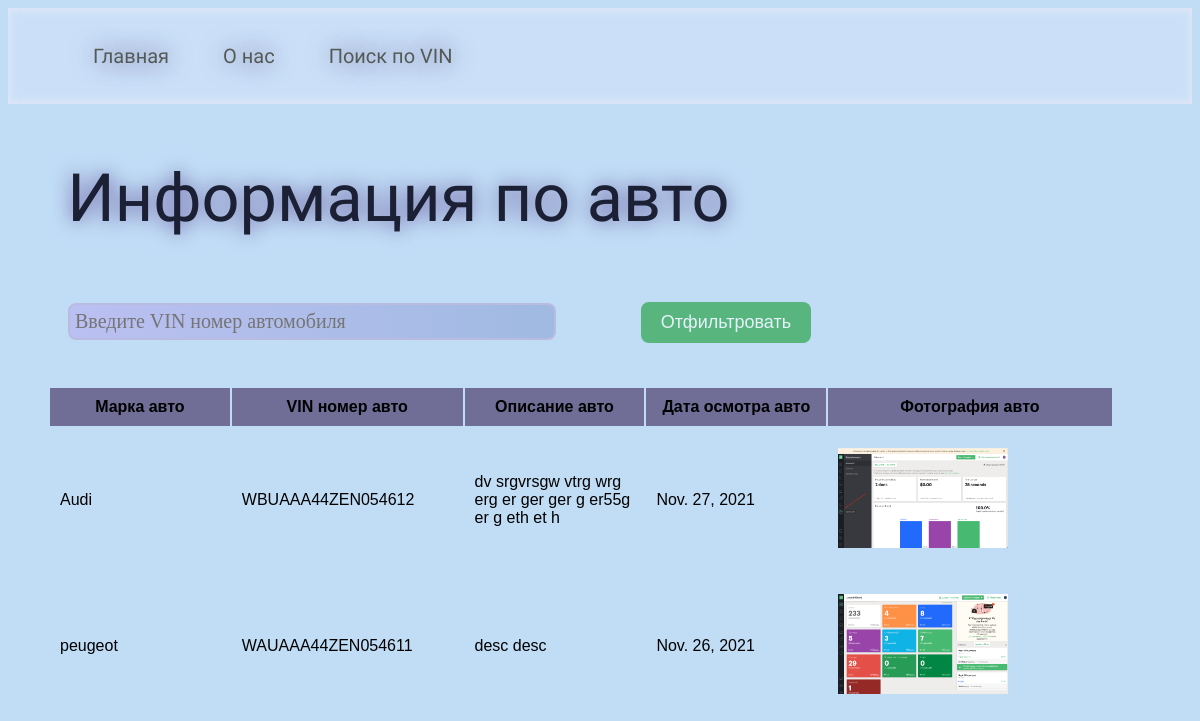
The page /view_car on the database its author committed.
### main/models.py (models this page shows, shortened)
class Avto(models.Model):
    manufacturer = models.CharField('Марка автомобиля', max_length=15)
    vin = models.CharField('Вин номер автомобиля', max_length=17, validators=[MinLengthValidator(17)], unique=True)
    description = models.TextField('Описание автомобиля', max_length=500, blank=True)
    date = models.DateField('Дата осмотра автомобиля', blank=False, null=False)
    image = models.ImageField('Фотография', upload_to='images', blank=True, default='images/1.png')

### main/views.py (the view)
# urls.py: path('view_car', views.view_car),
def view_car(request):
    vin = request.GET.get('vin')
    if vin:
        avto = Avto.objects.filter(vin__iexact=vin).order_by('-date')
    else:
        avto = Avto.objects.all().order_by('-date')
    return render(request, 'main/view_car.html', {'avto_data': avto})

### main/templates/main/view_car.html (shortened to what this page needs)
<!DOCTYPE html>
{% load static %}
<html lang="en">
<head>
    <link rel="stylesheet" href="{% static 'css/style.css' %}">
</head>
<body>
    <nav>
        <ul class="navigation">
            <li><a href="/">Главная</a></li>
            <li><a href="/about">О нас</a></li>
            <li><a href="/search_results">Поиск по VIN</a></li>
        </ul>
    </nav>
    <h2>Информация по авто</h2>
        <form method="GET">
        <input type="text" name="vin" placeholder="Введите VIN номер автомобиля" id="vin" maxlength="17"
               style="margin-left: 60px">
        <button type="submit" class="filter">Отфильтровать</button>
        </form>
        <br><br>
    {% if avto_data %}
    <table class="names">
        <tr>
            <th>Марка авто</th>
            <th width="20%">VIN номер авто</th>
            <th>Описание авто</th>
            <th>Дата осмотра авто</th>
            <th width="25%">Фотография авто</th>
        </tr>
        {% for el in avto_data %}
            <tr>
                <td>{{ el.manufacturer }}</td>
                <td>{{ el.vin }}</td>
                <td>{{ el.description }}</td>
                <td>{{ el.date }}</td>
                <td width="70%"><img src="{{ el.image.url }}" alt="img" width="170px" height="100px"/></td>
            </tr>
        {% endfor %}
    </table>
    {% else %}
        <h5>Записей нет...</h5>
    {% endif %}
</body>
</html>

### main/static/css/style.css (style rules this page uses)
h2 { align="right"; margin-left: 5% !important; color: #1B2035; margin-left: 30px; font-size: 50pt; font-family: 'Fira Sans Condensed', sans-serif; font-weight: normal; text-shadow: 0 0 20px #685A9F; }
a { text-decoration: none; }
li { list-style-type: none; }
input, textarea { padding: 5px; width: 40%; font-size: 20px; margin: 10px; outline: none; font-family: inherit; font-size: 100%; border-color: #B9BCE0; border-width: 2px; border-style: solid; border-radius: 8px; background-color: #DCFAE4; font-size: 20px; background-image: linear-gradient(to left, #A0BAE1, #BBC0F2); }
button { margin-left: 6% !important; background-color: #129C2E; border: none; color: white; padding: 16px 32px; text-align: center; font-size: 18px; margin: 4px 2px; opacity: 0.6; transition: 0.3s; display: inline-block; text-decoration: none; cursor: pointer; border-radius: 8px; }
button.filter { padding: 10px 20px; text-align: center; font-size: 18px; }
nav { position: relative; background: #CBE0F8; box-shadow: inset 0 0 10px #EAEAF5; padding: 20px; text-shadow: 0 0 25px #514277; }
.navigation li { width: 100%; display: inline; font-size: 20px; font-family: 'Fira Sans Condensed', sans-serif; padding: 10px; margin: 5px; }
.navigation li a { color: #545A58; text-decoration: none; padding: 10px; }
table { width: 90%; table-layout: fixed; margin-left: 40px; }
th { background-color: #706d97; padding: 10px 10px; }
td { padding: 20px 10px; word-wrap:break-word; }
table.names { font-family: 'Arial', sans-serif; }

### rows shown on the page
Avto: manufacturer "Audi", vin "WBUAAA44ZEN054612", description "dv srgvrsgw vtrg wrg erg er ger ger g er55g er g eth et h", date "Nov. 27, 2021", image (picture)
Avto: manufacturer "peugeot", vin "WAUAAA44ZEN054611", description "desc desc", date "Nov. 26, 2021", image (picture)
